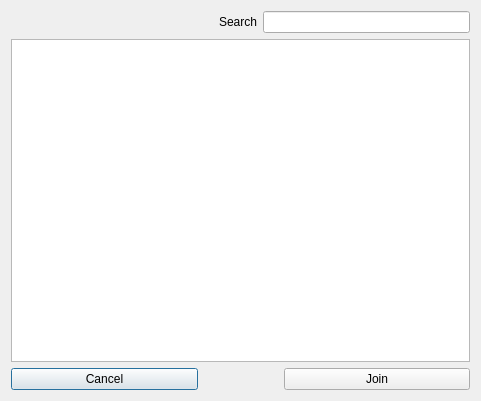
<?xml version="1.0" encoding="UTF-8"?>
<ui version="4.0">
 <class>ChannelsListDialog</class>
 <widget class="QDialog" name="ChannelsListDialog">
  <property name="geometry">
   <rect>
    <x>0</x>
    <y>0</y>
    <width>481</width>
    <height>401</height>
   </rect>
  </property>
  <property name="windowTitle">
   <string>Join channel</string>
  </property>
  <layout class="QVBoxLayout" name="verticalLayout_2">
   <item>
    <layout class="QVBoxLayout" name="verticalLayout">
     <item>
      <layout class="QHBoxLayout" name="horizontalLayout_2">
       <item>
        <spacer name="horizontalSpacer_2">
         <property name="orientation">
          <enum>Qt::Horizontal</enum>
         </property>
         <property name="sizeHint" stdset="0">
          <size>
           <width>40</width>
           <height>20</height>
          </size>
         </property>
        </spacer>
       </item>
       <item>
        <widget class="QLabel" name="label_2">
         <property name="text">
          <string>Search</string>
         </property>
        </widget>
       </item>
       <item>
        <widget class="QLineEdit" name="searchLine"/>
       </item>
      </layout>
     </item>
     <item>
      <widget class="QTreeView" name="channelsView">
       <attribute name="headerMinimumSectionSize">
        <number>150</number>
       </attribute>
       <attribute name="headerDefaultSectionSize">
        <number>200</number>
       </attribute>
      </widget>
     </item>
     <item>
      <layout class="QHBoxLayout" name="horizontalLayout">
       <item>
        <widget class="QPushButton" name="cancelButton">
         <property name="text">
          <string>Cancel</string>
         </property>
        </widget>
       </item>
       <item>
        <spacer name="horizontalSpacer">
         <property name="orientation">
          <enum>Qt::Horizontal</enum>
         </property>
         <property name="sizeType">
          <enum>QSizePolicy::Maximum</enum>
         </property>
         <property name="sizeHint" stdset="0">
          <size>
           <width>80</width>
           <height>20</height>
          </size>
         </property>
        </spacer>
       </item>
       <item>
        <widget class="QPushButton" name="joinButton">
         <property name="text">
          <string>Join</string>
         </property>
        </widget>
       </item>
      </layout>
     </item>
    </layout>
   </item>
  </layout>
 </widget>
 <resources/>
 <connections/>
</ui>
